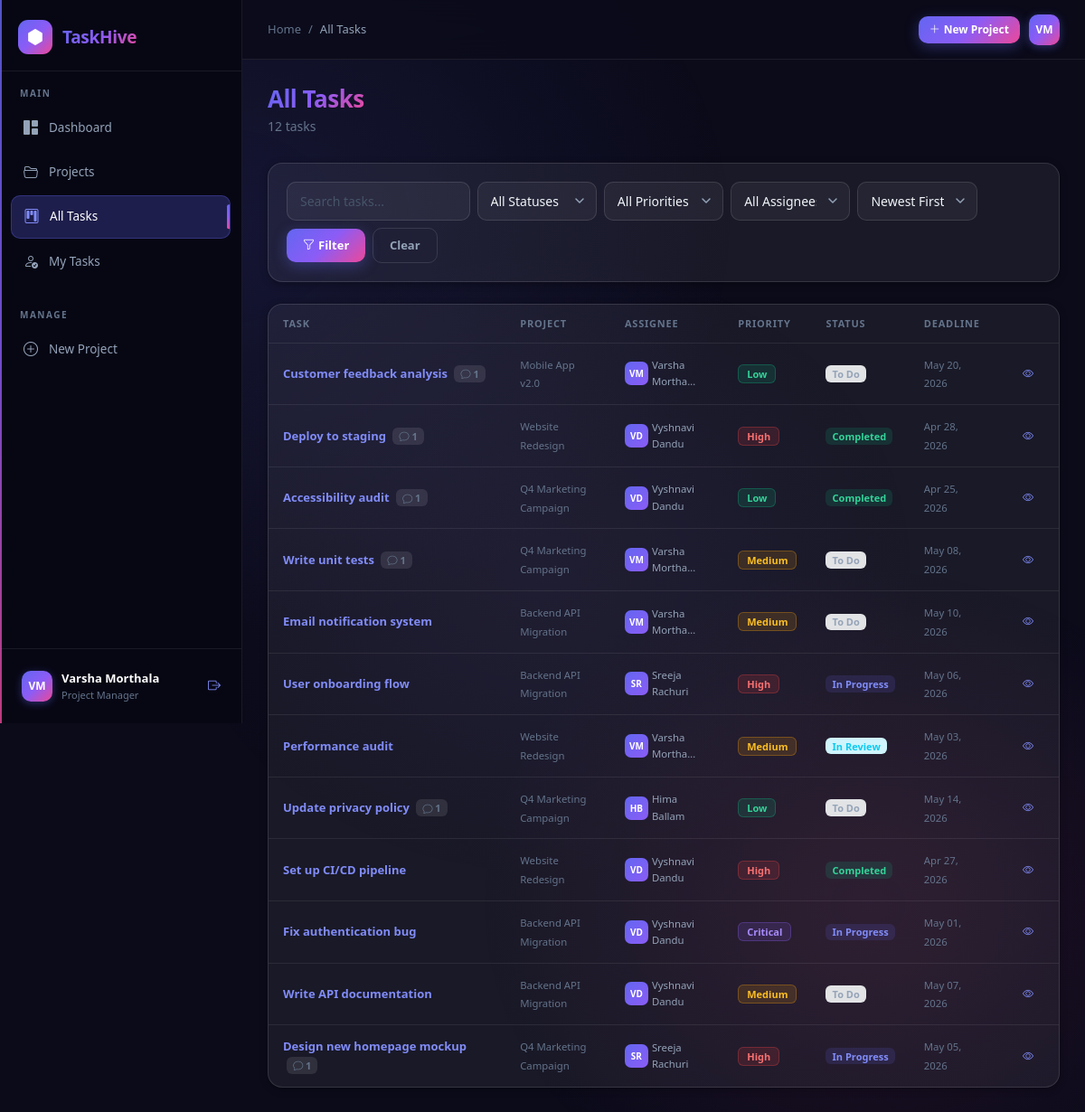
/tasks/ (signed in), run on the app's committed database.
### users/models.py (models this page shows, shortened)
class User(AbstractUser):
    ROLE_CHOICES = [
        ('admin', 'Admin'),
        ('manager', 'Project Manager'),
        ('member', 'Team Member'),
    ]
    role = models.CharField(max_length=20, choices=ROLE_CHOICES, default='member')
    avatar = models.ImageField(upload_to='avatars/', null=True, blank=True)
    bio = models.TextField(blank=True)
    phone = models.CharField(max_length=20, blank=True)
    created_at = models.DateTimeField(auto_now_add=True)
    updated_at = models.DateTimeField(auto_now=True)
    class Meta:
        verbose_name = 'User'
        verbose_name_plural = 'Users'
        ordering = ['-date_joined']
    def __str__(self):
        return f"{self.get_full_name() or self.username} ({self.get_role_display()})"
    @property
    def is_admin(self):
        return self.role == 'admin' or self.is_superuser
    @property
    def is_manager(self):
        return self.role in ('admin', 'manager') or self.is_superuser

### tasks/models.py (models this page shows, shortened)
class Task(models.Model):
    STATUS_CHOICES = [
        ('todo', 'To Do'),
        ('in_progress', 'In Progress'),
        ('review', 'In Review'),
        ('completed', 'Completed'),
    ]
    PRIORITY_CHOICES = [
        ('low', 'Low'),
        ('medium', 'Medium'),
        ('high', 'High'),
        ('critical', 'Critical'),
    ]
    title = models.CharField(max_length=255)
    description = models.TextField(blank=True)
    project = models.ForeignKey(
        'projects.Project',
        on_delete=models.CASCADE,
        related_name='tasks'
    )
    assigned_user = models.ForeignKey(
        settings.AUTH_USER_MODEL,
        on_delete=models.SET_NULL,
        null=True, blank=True,
        related_name='assigned_tasks'
    )
    created_by = models.ForeignKey(
        settings.AUTH_USER_MODEL,
        on_delete=models.SET_NULL,
        null=True,
        related_name='created_tasks'
    )
    priority = models.CharField(max_length=20, choices=PRIORITY_CHOICES, default='medium')
    status = models.CharField(max_length=20, choices=STATUS_CHOICES, default='todo')
    deadline = models.DateField(null=True, blank=True)
    created_at = models.DateTimeField(auto_now_add=True)
    updated_at = models.DateTimeField(auto_now=True)
    completed_at = models.DateTimeField(null=True, blank=True)
    class Meta:
        ordering = ['-created_at']
        verbose_name = 'Task'
        verbose_name_plural = 'Tasks'
    @property
    def is_overdue(self):
        if self.deadline and self.status != 'completed':
            return self.deadline < timezone.now().date()
        return False
    @property
    def status_color(self):
        colors = {
            'todo': 'secondary',
            'in_progress': 'primary',
            'review': 'info',
            'completed': 'success',
        }
        return colors.get(self.status, 'secondary')
    def get_comment_count(self):
        return self.comments.count()

### projects/models.py (models this page shows, shortened)
class Project(models.Model):
    STATUS_CHOICES = [
        ('planning', 'Planning'),
        ('active', 'Active'),
        ('on_hold', 'On Hold'),
        ('completed', 'Completed'),
        ('cancelled', 'Cancelled'),
    ]
    name = models.CharField(max_length=200)
    description = models.TextField(blank=True)
    owner = models.ForeignKey(
        settings.AUTH_USER_MODEL,
        on_delete=models.CASCADE,
        related_name='owned_projects'
    )
    team_members = models.ManyToManyField(
        settings.AUTH_USER_MODEL,
        through='ProjectMembership',
        related_name='member_projects',
        blank=True
    )
    status = models.CharField(max_length=20, choices=STATUS_CHOICES, default='planning')
    start_date = models.DateField(null=True, blank=True)
    end_date = models.DateField(null=True, blank=True)
    created_at = models.DateTimeField(auto_now_add=True)
    updated_at = models.DateTimeField(auto_now=True)
    class Meta:
        ordering = ['-created_at']
        verbose_name = 'Project'
        verbose_name_plural = 'Projects'

### tasks/views.py (the view)
# urls.py: path('', views.task_list_view, name='task_list'),
@login_required
def task_list_view(request):
    user = request.user
    form = TaskFilterForm(request.GET)
    if user.is_admin:
        tasks = Task.objects.all()
    else:
        tasks = Task.objects.filter(
            Q(project__owner=user) | Q(project__team_members=user) | Q(assigned_user=user)
        ).distinct()
    tasks = tasks.select_related('project', 'assigned_user', 'created_by')
    if form.is_valid():
        q = form.cleaned_data.get('q')
        status = form.cleaned_data.get('status')
        priority = form.cleaned_data.get('priority')
        assigned = form.cleaned_data.get('assigned_user')
        sort = form.cleaned_data.get('sort', '-created_at')
        if q:
            tasks = tasks.filter(Q(title__icontains=q) | Q(description__icontains=q))
        if status:
            tasks = tasks.filter(status=status)
        if priority:
            tasks = tasks.filter(priority=priority)
        if assigned:
            tasks = tasks.filter(assigned_user=assigned)
        if sort:
            tasks = tasks.order_by(sort)
    return render(request, 'tasks/task_list.html', {'tasks': tasks, 'form': form})

### tasks/templates/tasks/task_list.html (shortened to what this page needs)
{% extends 'base.html' %}
{% block breadcrumb %}<li class="breadcrumb-item active">All Tasks</li>{% endblock %}
{% block content %}
<div class="page-header">
    <div>
        <h1 class="page-title">All Tasks</h1>
        <p class="page-subtitle">{{ tasks.count }} task{{ tasks.count|pluralize }}</p>
    </div>
</div>
<div class="card mb-4">
    <div class="card-body">
        <form method="get" class="row g-2 align-items-end">
            <div class="col-md-3">
                {{ form.q }}
            </div>
            <div class="col-md-2">{{ form.status }}</div>
            <div class="col-md-2">{{ form.priority }}</div>
            <div class="col-md-2">{{ form.assigned_user }}</div>
            <div class="col-md-2">{{ form.sort }}</div>
            <div class="col-auto">
                <button type="submit" class="btn btn-primary"><i class="bi bi-funnel me-1"></i>Filter</button>
                <a href="{% url 'task_list' %}" class="btn btn-outline-secondary ms-1">Clear</a>
            </div>
        </form>
    </div>
</div>
{% if tasks %}
<div class="card">
    <div class="card-body p-0">
        <div class="table-responsive">
            <table class="table table-hover mb-0">
                <thead>
                    <tr>
                        <th style="width:30%">Task</th>
                        <th>Project</th>
                        <th>Assignee</th>
                        <th>Priority</th>
                        <th>Status</th>
                        <th>Deadline</th>
                        <th></th>
                    </tr>
                </thead>
                <tbody>
                    {% for task in tasks %}
                    <tr class="{% if task.is_overdue and task.status != 'completed' %}table-warning{% endif %}">
                        <td>
                            <a href="{% url 'task_detail' task.pk %}" class="fw-medium text-decoration-none">{{ task.title }}</a>
                            {% if task.get_comment_count %}
                            <span class="badge bg-light text-muted ms-1"><i class="bi bi-chat"></i> {{ task.get_comment_count }}</span>
                            {% endif %}
                        </td>
                        <td>
                            <a href="{% url 'project_detail' task.project.pk %}" class="text-muted text-decoration-none small">
                                {{ task.project.name }}
                            </a>
                        </td>
                        <td>
                            {% if task.assigned_user %}
                            <div class="d-flex align-items-center gap-1">
                                <div class="avatar-xs">{{ task.assigned_user.first_name|first|upper }}{{ task.assigned_user.last_name|first|upper }}</div>
                                <span class="small">{{ task.assigned_user.get_full_name|default:task.assigned_user.username|truncatechars:14 }}</span>
                            </div>
                            {% else %}
                            <span class="text-muted small">—</span>
                            {% endif %}
                        </td>
                        <td><span class="badge badge-priority badge-priority--{{ task.priority }}">{{ task.get_priority_display }}</span></td>
                        <td><span class="badge bg-{{ task.status_color }}-subtle text-{{ task.status_color }}">{{ task.get_status_display }}</span></td>
                        <td>
                            {% if task.deadline %}
                            <span class="small {% if task.is_overdue %}text-danger fw-semibold{% else %}text-muted{% endif %}">
                                {{ task.deadline|date:"M d, Y" }}
                            </span>
                            {% else %}
                            <span class="text-muted small">—</span>
                            {% endif %}
                        </td>
                        <td class="text-end">
                            <a href="{% url 'task_detail' task.pk %}" class="btn btn-ghost btn-sm">
                                <i class="bi bi-eye"></i>
                            </a>
                        </td>
                    </tr>
                    {% endfor %}
                </tbody>
            </table>
        </div>
    </div>
</div>
{% else %}
<div class="empty-state empty-state--page">
    <i class="bi bi-clipboard-x"></i>
    <h4>No tasks found</h4>
    <p>Try adjusting your filters or create a new task from a project.</p>
</div>
{% endif %}
{% endblock %}

### templates/base.html (shortened to what this page needs)
<!DOCTYPE html>
<html lang="en" data-bs-theme="light">
<head>
    <link href="https://cdn.jsdelivr.net/npm/bootstrap@5.3.2/dist/css/bootstrap.min.css" rel="stylesheet">
    <link href="https://cdn.jsdelivr.net/npm/bootstrap-icons@1.11.3/font/bootstrap-icons.css" rel="stylesheet">
    {% load static %}
    <link href="{% static 'css/main.css' %}" rel="stylesheet">
</head>
<body>
{% if user.is_authenticated %}
<div class="sidebar" id="sidebar">
    <div class="sidebar-brand">
        <a href="{% url 'dashboard' %}" class="brand-link">
            <div class="brand-icon">
                <i class="bi bi-hexagon-fill"></i>
            </div>
            <span class="brand-text">TaskHive</span>
        </a>
    </div>
    <nav class="sidebar-nav">
        <div class="nav-section">
            <span class="nav-section-label">Main</span>
            <a href="{% url 'dashboard' %}" class="nav-item {% if request.resolver_match.url_name == 'dashboard' %}active{% endif %}">
                <i class="bi bi-grid-1x2-fill"></i><span>Dashboard</span>
            </a>
            <a href="{% url 'project_list' %}" class="nav-item {% if 'project' in request.resolver_match.url_name %}active{% endif %}">
                <i class="bi bi-folder2-open"></i><span>Projects</span>
            </a>
            <a href="{% url 'task_list' %}" class="nav-item {% if request.resolver_match.url_name == 'task_list' %}active{% endif %}">
                <i class="bi bi-kanban"></i><span>All Tasks</span>
            </a>
            <a href="{% url 'my_tasks' %}" class="nav-item {% if request.resolver_match.url_name == 'my_tasks' %}active{% endif %}">
                <i class="bi bi-person-check"></i><span>My Tasks</span>
            </a>
        </div>
        {% if user.is_manager %}
        <div class="nav-section">
            <span class="nav-section-label">Manage</span>
            <a href="{% url 'project_create' %}" class="nav-item">
                <i class="bi bi-plus-circle"></i><span>New Project</span>
            </a>
        </div>
        {% endif %}
    </nav>
    <div class="sidebar-footer">
        <a href="{% url 'profile' %}" class="user-widget">
            <div class="user-avatar">
                {% if user.avatar %}
                    <img src="{{ user.avatar.url }}" alt="{{ user.username }}">
                {% else %}
                    <span>{{ user.first_name|first|upper }}{{ user.last_name|first|upper }}</span>
                {% endif %}
            </div>
            <div class="user-info">
                <span class="user-name">{{ user.get_full_name|default:user.username }}</span>
                <span class="user-role">{{ user.get_role_display }}</span>
            </div>
        </a>
        <a href="{% url 'logout' %}" class="logout-btn" title="Logout">
            <i class="bi bi-box-arrow-right"></i>
        </a>
    </div>
</div>
<div class="main-wrapper">
    <header class="topbar">
        <div class="topbar-left">
            <nav aria-label="breadcrumb" class="d-none d-md-block">
                <ol class="breadcrumb mb-0">
                    <li class="breadcrumb-item"><a href="{% url 'dashboard' %}">Home</a></li>
                    {% block breadcrumb %}{% endblock %}
                </ol>
            </nav>
        </div>
        <div class="topbar-right">
            <div class="topbar-actions">
                {% if user.is_manager %}
                <a href="{% url 'project_create' %}" class="btn btn-primary btn-sm d-none d-md-inline-flex align-items-center gap-1">
                    <i class="bi bi-plus-lg"></i> New Project
                </a>
                {% endif %}
                <a href="{% url 'profile' %}" class="topbar-avatar" title="{{ user.username }}">
                    {% if user.avatar %}
                        <img src="{{ user.avatar.url }}" alt="{{ user.username }}">
                    {% else %}
                        <span>{{ user.first_name|first|upper }}{{ user.last_name|first|upper }}</span>
                    {% endif %}
                </a>
            </div>
        </div>
    </header>
    <main class="page-content">
        {% block content %}{% endblock %}
    </main>
</div>
{% endif %}
{% load static %}
</body>
</html>

### data on the page
User: first_name|first "V", last_name|first "M", get_full_name "Varsha Morthala", role "Project Manager"
Task: title "Customer feedback analysis", get_comment_count "1", project.name "Mobile App v2.0", assigned_user.first_name|first "V", assigned_user.last_name|first "M", assigned_user.get_full_name "Varsha Mortha…", priority "Low", status "To Do", deadline "May 20, 2026"
Task: title "Deploy to staging", get_comment_count "1", project.name "Website Redesign", assigned_user.first_name|first "V", assigned_user.last_name|first "D", assigned_user.get_full_name "Vyshnavi Dandu", priority "High", status "Completed", deadline "Apr 28, 2026"
Task: title "Accessibility audit", get_comment_count "1", project.name "Q4 Marketing Campaign", assigned_user.first_name|first "V", assigned_user.last_name|first "D", assigned_user.get_full_name "Vyshnavi Dandu", priority "Low", status "Completed", deadline "Apr 25, 2026"
Task: title "Write unit tests", get_comment_count "1", project.name "Q4 Marketing Campaign", assigned_user.first_name|first "V", assigned_user.last_name|first "M", assigned_user.get_full_name "Varsha Mortha…", priority "Medium", status "To Do", deadline "May 08, 2026"
Task: title "Email notification system", project.name "Backend API Migration", assigned_user.first_name|first "V", assigned_user.last_name|first "M", assigned_user.get_full_name "Varsha Mortha…", priority "Medium", status "To Do", deadline "May 10, 2026"
Task: title "User onboarding flow", project.name "Backend API Migration", assigned_user.first_name|first "S", assigned_user.last_name|first "R", assigned_user.get_full_name "Sreeja Rachuri", priority "High", status "In Progress", deadline "May 06, 2026"
Task: title "Performance audit", project.name "Website Redesign", assigned_user.first_name|first "V", assigned_user.last_name|first "M", assigned_user.get_full_name "Varsha Mortha…", priority "Medium", status "In Review", deadline "May 03, 2026"
Task: title "Update privacy policy", get_comment_count "1", project.name "Q4 Marketing Campaign", assigned_user.first_name|first "H", assigned_user.last_name|first "B", assigned_user.get_full_name "Hima Ballam", priority "Low", status "To Do", deadline "May 14, 2026"
Task: title "Set up CI/CD pipeline", project.name "Website Redesign", assigned_user.first_name|first "V", assigned_user.last_name|first "D", assigned_user.get_full_name "Vyshnavi Dandu", priority "High", status "Completed", deadline "Apr 27, 2026"
Task: title "Fix authentication bug", project.name "Backend API Migration", assigned_user.first_name|first "V", assigned_user.last_name|first "D", assigned_user.get_full_name "Vyshnavi Dandu", priority "Critical", status "In Progress", deadline "May 01, 2026"
Task: title "Write API documentation", project.name "Backend API Migration", assigned_user.first_name|first "V", assigned_user.last_name|first "D", assigned_user.get_full_name "Vyshnavi Dandu", priority "Medium", status "To Do", deadline "May 07, 2026"
Task: title "Design new homepage mockup", get_comment_count "1", project.name "Q4 Marketing Campaign", assigned_user.first_name|first "S", assigned_user.last_name|first "R", assigned_user.get_full_name "Sreeja Rachuri", priority "High", status "In Progress", deadline "May 05, 2026"

### other printed values
{{ tasks.count }} "12"
